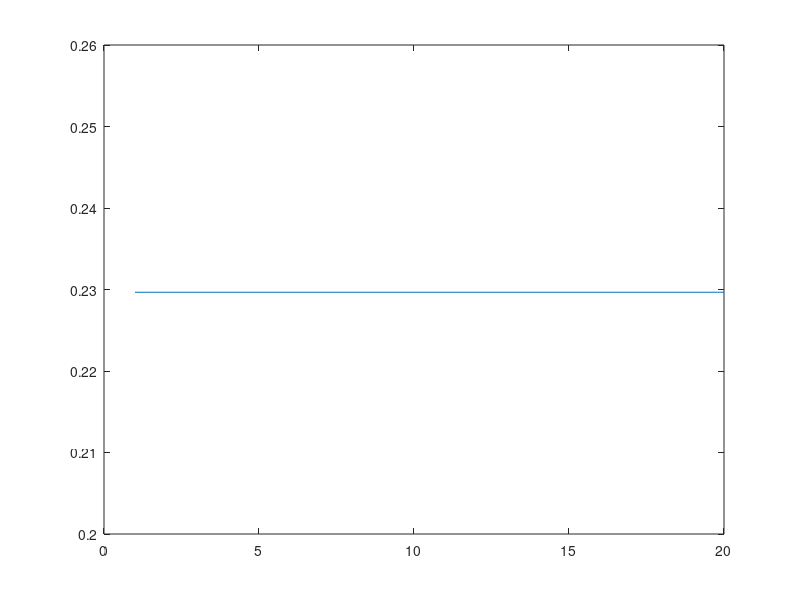

This chart was generated by the following MATLAB code:
N=20;
x=1:N;
y=zeros(size(x));
for n=1:N
    h=-N:1:N;
    k=-N:1:N;
    l=-N:1:N;
    [H,K,L]=meshgrid(h,k,l);
    ind=H==0 & K==0 & L==0;
    G=(H.^2.*K.^2+K.^2.*L.^2+H.^2.*L.^2)./(H.^2+K.^2+L.^2).^2;
    G1=G(ind==0);
    y(n)=mean(G1,'all');
end

plot(x,y)